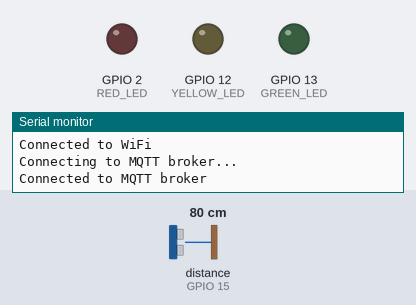
Simulated run of this sketch. Board: ESP32. Parts: output pins drawn as LEDs (lit = HIGH), the last lines printed to the serial monitor. Wiring (inferred from the names in the program): ultrasonic range finder: trigger GPIO 14; echo GPIO 15. Inputs (shaded band) come from the test bench; at power-on: distance to the obstacle (sensor on GPIO 15) 80 cm. The echo pulse lasts 58.3 µs per cm; WiFi joins after 1.5 s; servers stay silent unless stated; no MQTT or app messages arrive unless stated; the camera gives no picture; pins used as bus, display or sensor lines are not drawn.

Above: at 3.5 s.
3.6 s: distance to the obstacle (sensor on GPIO 15) set to 43 cm
5.8 s: distance to the obstacle (sensor on GPIO 15) set to 35 cm
At 7.7 s:
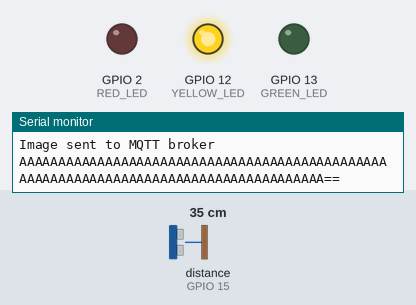
Timing chart, 0 to 14.3 s (numbered marks = the images above; inputs shaded):
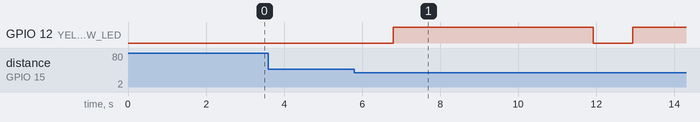

Measured:
- the behaviour switches between 41 and 40 cm on distance to the obstacle (sensor on GPIO 15) (found by bisection; images 0 and 1)
- after the input at 3.6 s, every drawn part: stays the same
- after the input at 5.8 s, GPIO 12 (YELLOW_LED): LOW → HIGH after 1.0 s, → LOW 5.1 s later, → HIGH 1.0 s later

The sketch:

parklever_hardware_arduino.ino
```cpp
#include <WiFi.h>
#include <PubSubClient.h>
#include "esp_camera.h"
#include "base64.h"

#define SOUND_SPEED 0.034
#define RED_LED 2
#define YELLOW_LED 12
#define GREEN_LED 13
#define TRIGGER_PIN 14
#define ECHO_PIN 15

const char* ssid = "iPhone";
const char* password = "j4n4qwxsq83qj";
const char* mqtt_server = "mqtt.flespi.io";
const char* mqtt_username = "SwoZQpQ9og9iDXB4a6gcI6cZI9tYkiW2C9PioufAyfI107T0303AW3ns0HfbN11f";
const char* mqtt_password = "";
char* mqtt_topic = "parklever/1/1";

WiFiClient wifiClient;
PubSubClient mqttClient(wifiClient);

void setup() {
  Serial.begin(115200);
  setupPins();
  setupWifi();
  setupMqtt();
  setupCamera();
}

bool processingImage = false;
void loop() {
  mqttClient.loop();
  if (measureDistanceCm() < 40 && !processingImage) {
    processingImage = true;

    delay(1000);
    digitalWrite(YELLOW_LED, HIGH);

    String base64Image = capture();
    if (base64Image == "") return;

    bool isSent = sendImage(base64Image);
    if (isSent) {
      Serial.println("Image sent to MQTT broker");
      Serial.println(base64Image);
    }

    delay(5000);
    digitalWrite(YELLOW_LED, LOW);

    processingImage = false;
  }
}

void setupPins() {
  //Distance sensor
  pinMode(TRIGGER_PIN, OUTPUT);
  pinMode(ECHO_PIN, INPUT_PULLDOWN);
  //LEDs
  pinMode(YELLOW_LED, OUTPUT);
  pinMode(GREEN_LED, OUTPUT);
  pinMode(RED_LED, OUTPUT);
}

void setupWifi() {
  WiFi.begin(ssid, password);
  while (WiFi.status() != WL_CONNECTED) {
    delay(1000);
    Serial.println("Connecting to WiFi...");
  }
  Serial.println("Connected to WiFi");
}

void setupMqtt() {
  mqttClient.setServer(mqtt_server, 1883);
  mqttClient.setCallback(mqtt_callback);
  while (!mqttClient.connected()) {
    Serial.println("Connecting to MQTT broker...");
    if (mqttClient.connect("125", mqtt_username, mqtt_password)) {
      Serial.println("Connected to MQTT broker");
    } else {
      Serial.print("Failed to connect to MQTT broker, rc=");
      Serial.println(mqttClient.state());
      delay(1000);
    }
  }
  mqttClient.subscribe("parklever/1/1/response");
}

void setupCamera() {
  camera_config_t config;
  config.ledc_channel = LEDC_CHANNEL_0;
  config.ledc_timer = LEDC_TIMER_0;
  config.pin_d0 = 5;
  config.pin_d1 = 18;
  config.pin_d2 = 19;
  config.pin_d3 = 21;
  config.pin_d4 = 36;
  config.pin_d5 = 39;
  config.pin_d6 = 34;
  config.pin_d7 = 35;
  config.pin_xclk = 0;
  config.pin_pclk = 22;
  config.pin_vsync = 25;
  config.pin_href = 23;
  config.pin_sscb_sda = 26;
  config.pin_sscb_scl = 27;
  config.pin_pwdn = 32;
  config.pin_reset = -1;
  config.xclk_freq_hz = 20000000;
  config.pixel_format = PIXFORMAT_JPEG;
  config.frame_size = FRAMESIZE_QVGA;
  config.jpeg_quality = 10;
  config.fb_count = 1;

  esp_err_t err = esp_camera_init(&config);
  if (err != ESP_OK) {
    Serial.printf("Camera init failed with error 0x%x", err);
    return;
  }
}

float measureDistanceCm() {
  digitalWrite(TRIGGER_PIN, LOW);
  delayMicroseconds(2);
  digitalWrite(TRIGGER_PIN, HIGH);
  delayMicroseconds(10);
  digitalWrite(TRIGGER_PIN, LOW);

  long duration = pulseIn(ECHO_PIN, HIGH);
  return duration * SOUND_SPEED / 2;
}

String capture() {
  camera_fb_t * fb = NULL;
  fb = esp_camera_fb_get();
  esp_camera_fb_return(fb);
  fb = NULL;
  fb = esp_camera_fb_get(); // get fresh image
  if (!fb) {
    Serial.println("Camera capture failed");
    return "";
  }
  String base64Image = base64::encode(fb->buf, fb->len);
  esp_camera_fb_return(fb); // dispose the buffered image
  return base64Image;
}

bool sendImage(String base64Image) {
    return mqttClient.publish("parklever/1/1", base64Image.c_str());
}

void mqtt_callback(char* topic, byte* payload, unsigned int length) {
    // Parse the payload into a boolean variable
  bool value = false;
  if (length == 1 && payload[0] == '1') {
    value = true;
  }

  // Perform action based on the boolean value
  if (value) {
    digitalWrite(GREEN_LED, HIGH);
    delay(2000);
    digitalWrite(GREEN_LED, LOW);
  } else {
    digitalWrite(RED_LED, HIGH);
    delay(2000);
    digitalWrite(RED_LED, LOW);
  }
}
```
